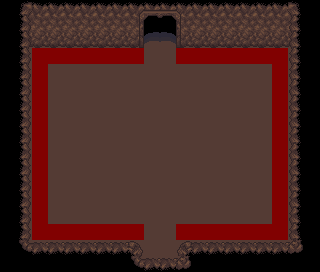

The image is a tile-based game level rendered from a .tmx file. Its description and complete source (layers, tilesets, objects, tile grids) follow:
An orthogonal 20x17 tile map with 16x16 px tiles, 3 tile layers (Base, Ground, Upper), 2 tilesets and 3 objects (2x Entrance, WorldObject).

<map version="1.5" tiledversion="1.6.0" orientation="orthogonal" renderorder="right-down" width="20" height="17" tilewidth="16" tileheight="16" infinite="0" nextlayerid="22" nextobjectid="55">
 <properties>
  <property name="Dungeon" value="Cave" />
  <property name="GoTo" value="mapCave_Checkpoint_1" />
  <property name="MapType" value="Cave" />
 </properties>
 <tileset firstgid="1" source="../Tilesets/tilesetManorGrounds.tsx" />
 <tileset firstgid="626" source="../Tilesets/tsWalls_Floors.tsx" />
 <layer id="19" name="Base" width="20" height="17">
  <data encoding="csv">
699,699,699,699,699,699,699,699,773,773,773,773,699,699,699,699,699,699,699,699,
699,699,699,699,699,699,699,699,773,773,773,773,699,699,699,699,699,699,699,699,
699,773,773,773,773,773,773,773,773,773,773,773,773,773,773,773,773,773,773,699,
699,773,773,773,773,773,773,773,773,773,773,773,773,773,773,773,773,773,773,699,
699,773,773,773,773,773,773,773,773,773,773,773,773,773,773,773,773,773,773,699,
699,773,773,773,773,773,773,773,773,773,773,773,773,773,773,773,773,773,773,699,
699,773,773,773,773,773,773,773,773,773,773,773,773,773,773,773,773,773,773,699,
699,773,773,773,773,773,773,773,773,773,773,773,773,773,773,773,773,773,773,699,
699,773,773,773,773,773,773,773,773,773,773,773,773,773,773,773,773,773,773,699,
699,773,773,773,773,773,773,773,773,773,773,773,773,773,773,773,773,773,773,699,
699,773,773,773,773,773,773,773,773,773,773,773,773,773,773,773,773,773,773,699,
699,773,773,773,773,773,773,773,773,773,773,773,773,773,773,773,773,773,773,699,
699,773,773,773,773,773,773,773,773,773,773,773,773,773,773,773,773,773,773,699,
699,773,773,773,773,773,773,773,773,773,773,773,773,773,773,773,773,773,773,699,
699,773,773,773,773,773,773,773,773,773,773,773,773,773,773,773,773,773,773,699,
699,773,773,773,773,773,773,773,773,773,773,773,773,773,773,773,773,773,773,699,
699,699,699,699,699,699,699,699,773,773,773,773,699,699,699,699,699,699,699,699
</data>
 </layer>
 <layer id="20" name="Ground" width="20" height="17">
  <data encoding="csv">
0,793,793,793,793,793,793,793,795,796,797,798,793,793,793,793,793,793,793,0,
0,815,815,815,815,815,815,815,817,818,819,820,815,815,815,815,815,815,815,0,
0,837,837,837,837,837,837,837,839,840,841,842,837,837,837,837,837,837,837,0,
0,880,728,728,728,728,728,728,728,0,0,728,728,728,728,728,728,728,881,0,
0,880,728,0,0,0,0,0,0,0,0,0,0,0,0,0,0,728,881,0,
0,880,728,0,0,0,0,0,0,0,0,0,0,0,0,0,0,728,881,0,
0,880,728,0,0,0,0,0,0,0,0,0,0,0,0,0,0,728,881,0,
0,880,728,0,0,0,0,0,0,0,0,0,0,0,0,0,0,728,881,0,
0,880,728,0,0,0,0,0,0,0,0,0,0,0,0,0,0,728,881,0,
0,880,728,0,0,0,0,0,0,0,0,0,0,0,0,0,0,728,881,0,
0,880,728,0,0,0,0,0,0,0,0,0,0,0,0,0,0,728,881,0,
0,880,728,0,0,0,0,0,0,0,0,0,0,0,0,0,0,728,881,0,
0,880,728,0,0,0,0,0,0,0,0,0,0,0,0,0,0,728,881,0,
0,880,728,0,0,0,0,0,0,0,0,0,0,0,0,0,0,728,881,0,
0,880,728,728,728,728,728,728,728,0,0,728,728,728,728,728,728,728,881,0,
0,902,0,0,0,0,0,0,0,0,0,0,0,0,0,0,0,0,903,0,
0,0,0,0,0,0,0,0,902,0,0,903,0,0,0,0,0,0,0,0
</data>
 </layer>
 <layer id="21" name="Upper" width="20" height="17">
  <data encoding="csv">
0,858,0,0,0,0,0,0,0,0,0,0,0,0,0,0,0,0,859,0,
0,880,0,0,0,0,0,0,0,0,0,0,0,0,0,0,0,0,881,0,
0,880,0,0,0,0,0,0,0,0,0,0,0,0,0,0,0,0,881,0,
0,0,0,0,0,0,0,0,0,0,0,0,0,0,0,0,0,0,0,0,
0,0,0,0,0,0,0,0,0,0,0,0,0,0,0,0,0,0,0,0,
0,0,0,0,0,0,0,0,0,0,0,0,0,0,0,0,0,0,0,0,
0,0,0,0,0,0,0,0,0,0,0,0,0,0,0,0,0,0,0,0,
0,0,0,0,0,0,0,0,0,0,0,0,0,0,0,0,0,0,0,0,
0,0,0,0,0,0,0,0,0,0,0,0,0,0,0,0,0,0,0,0,
0,0,0,0,0,0,0,0,0,0,0,0,0,0,0,0,0,0,0,0,
0,0,0,0,0,0,0,0,0,0,0,0,0,0,0,0,0,0,0,0,
0,0,0,0,0,0,0,0,0,0,0,0,0,0,0,0,0,0,0,0,
0,0,0,0,0,0,0,0,0,0,0,0,0,0,0,0,0,0,0,0,
0,0,0,0,0,0,0,0,0,0,0,0,0,0,0,0,0,0,0,0,
0,0,0,0,0,0,0,0,0,0,0,0,0,0,0,0,0,0,0,0,
0,0,771,771,771,771,771,771,772,0,0,770,771,771,771,771,771,771,0,0,
0,0,0,0,0,0,0,0,0,771,771,0,0,0,0,0,0,0,0,0
</data>
 </layer>
 <objectgroup id="4" name="Travel">
  <object id="51" name="Entrance" x="144" y="268" width="32" height="4">
   <properties>
    <property name="DungeonID" type="int" value="0" />
    <property name="EntranceDir" value="Up" />
    <property name="GoTo" value="mapCave_Entrance" />
    <property name="Modular" type="bool" value="true" />
   </properties>
  </object>
  <object id="54" name="Entrance" x="144" y="28" width="32" height="4">
   <properties>
    <property name="EntranceDir" value="Down" />
    <property name="GenerateLevel" type="int" value="2" />
   </properties>
  </object>
 </objectgroup>
 <objectgroup id="5" name="MapObject">
  <object id="53" name="WorldObject" x="146.53" y="148.022" width="26.6067" height="9.8948">
   <properties>
    <property name="ObjectID" type="int" value="118" />
   </properties>
  </object>
 </objectgroup>
 <objectgroup id="6" name="Character" />
</map>
